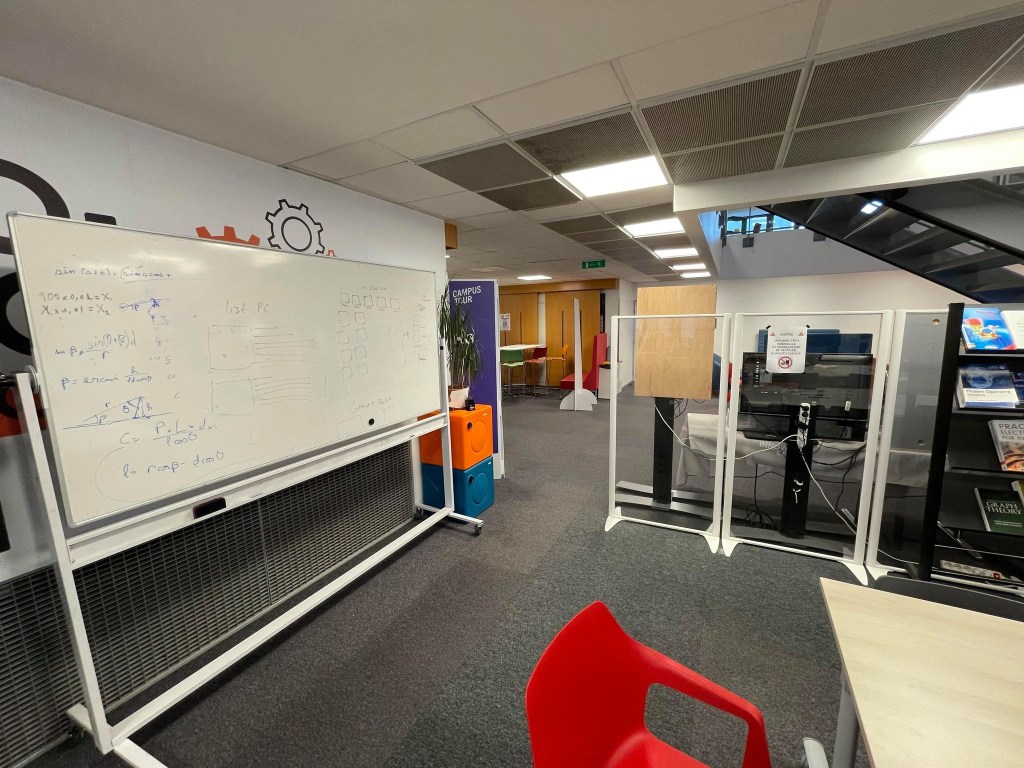
//> input picture data/img_1.jpg, 2048 x 1536 px (shown at 1/2 size)
$ ./main   (built with g++ and OpenCV 4)
//> lines starting //> are read from the running program, lines starting //| are printed output that depends on the picture
#include <array>
#include <cmath>
#include <iostream>
#include <chrono>
#include <opencv2/opencv.hpp>
#include <opencv2/core/core.hpp>
#include <opencv2/highgui/highgui.hpp>
#include "opencv2/xfeatures2d.hpp"
#include "opencv2/xfeatures2d/nonfree.hpp"

#include "SuperPoint.h"
#include "SPextractor.h"

using namespace cv;
using namespace std;
using namespace ORB_SLAM2;
using namespace std::chrono;

const int PATCH_SIZE = 31;
const int HALF_PATCH_SIZE = 15;
const int EDGE_THRESHOLD = 19;

int main(int argc, const char* argv[])
{
    std::string image_path_1 = samples::findFile("data/img_1.jpg");
    cv::Mat input_1 = cv::imread(image_path_1, 0); //Load as grayscale
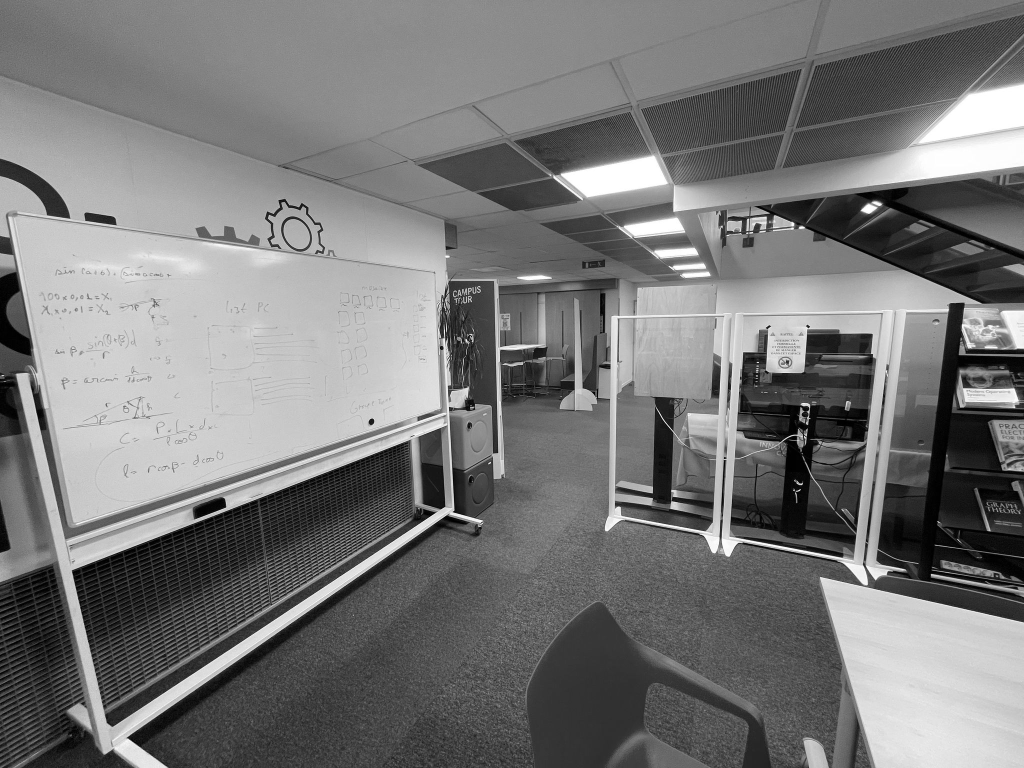
//> input_1: 1536 rows x 2048 cols, CV_8UC1 (shown at 1/2 size); min 0, max 255, mean 119.8

    std::string image_path_2 = samples::findFile("data/img_2.jpg");
    cv::Mat input_2 = cv::imread(image_path_2, 0); //Load as grayscale
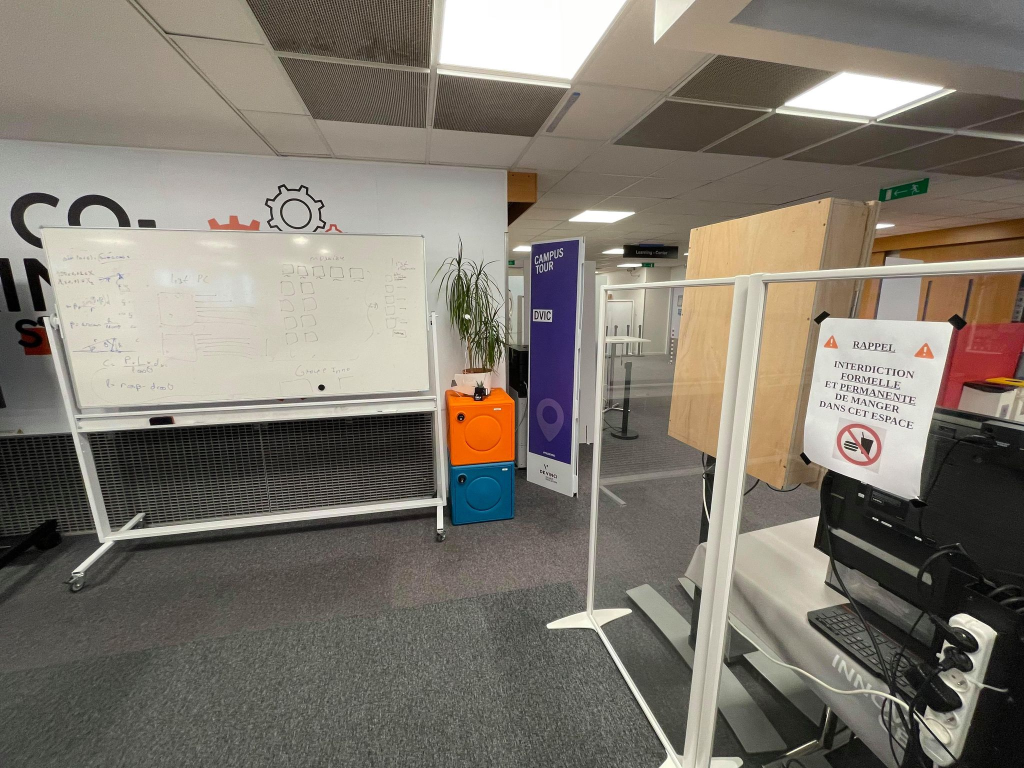
//> input picture data/img_2.jpg, 2048 x 1536 px (shown at 1/2 size)
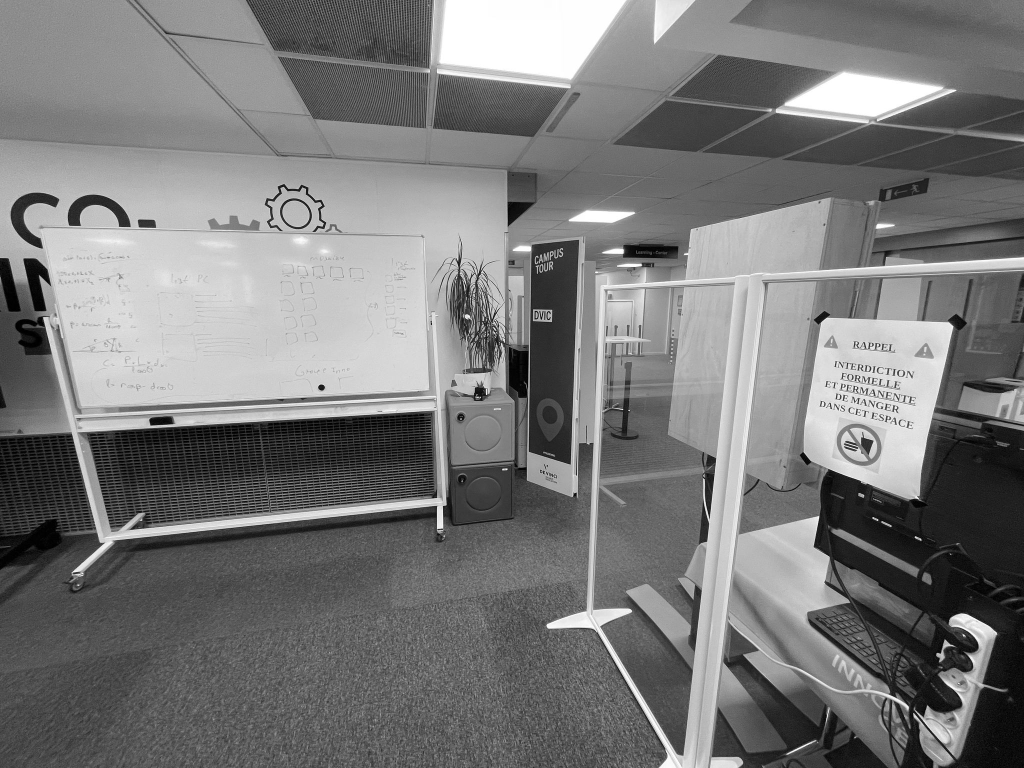
//> input_2: 1536 rows x 2048 cols, CV_8UC1 (shown at 1/2 size); min 0, max 255, mean 121.1

    resize(input_1, input_1, cv::Size(input_1.cols/4, input_1.rows/4));
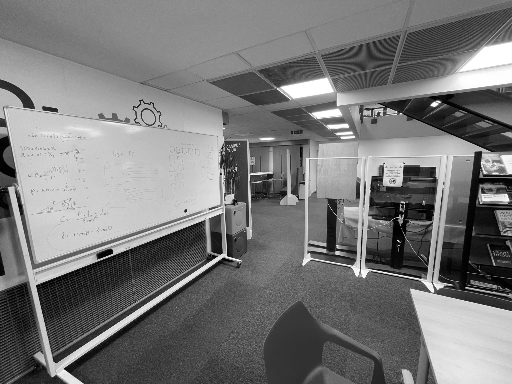
//> input_1: 384 rows x 512 cols, CV_8UC1; min 0, max 255, mean 120
    resize(input_2, input_2, cv::Size(input_2.cols/4, input_2.rows/4));
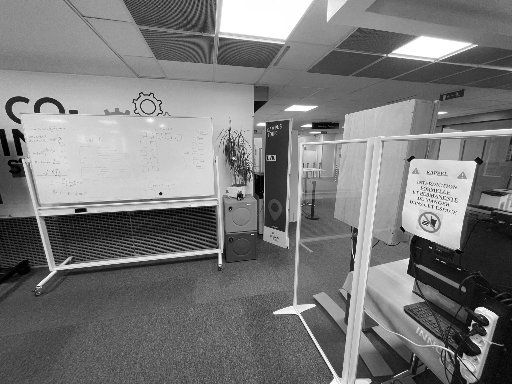
//> input_2: 384 rows x 512 cols, CV_8UC1; min 0, max 255, mean 121.2

    // std::cout << "image dimension (" << img.cols << "x" << img.rows << ")" << std::endl;

    #pragma region IMSHOW
    imshow("Display window", input_1);
    int s = waitKey(0); // Wait for a keystroke in the window
//> the space key is pressed
    if(s == 's')
    {
        imwrite("starry_night.png", input_1);
    }
    #pragma endregion

    #pragma region TEST ORB EXTRACTOR

    // [124 lines of commented-out code are left out]

    #pragma endregion

    int nFeatures = 1000;
    float fScaleFactor = 1.2;
    int nLevels = 8;
    float fIniThFAST = 20;
    float fMinThFAST = 7;

    float threshold;
    cout << "What threshold do you want ? ";
    cin >> threshold;
//> the answer given: 100

    // [37 lines of commented-out code are left out]

    #pragma region INIT IMAGE
    InputArray _image = input_1;
    cv::Mat image = _image.getMat();
    assert(image.type() == CV_8UC1);
    #pragma endregion

    const float W = 30;
    cv::Mat frame;
    cv::VideoCapture cap;
    int deviceID = 0;
    int apiID = 0;
    cap.open(deviceID, apiID);

//> (the run ends here: the program needs code that is not available in this run, at `std::shared_ptr<SuperPoint> model;`)
